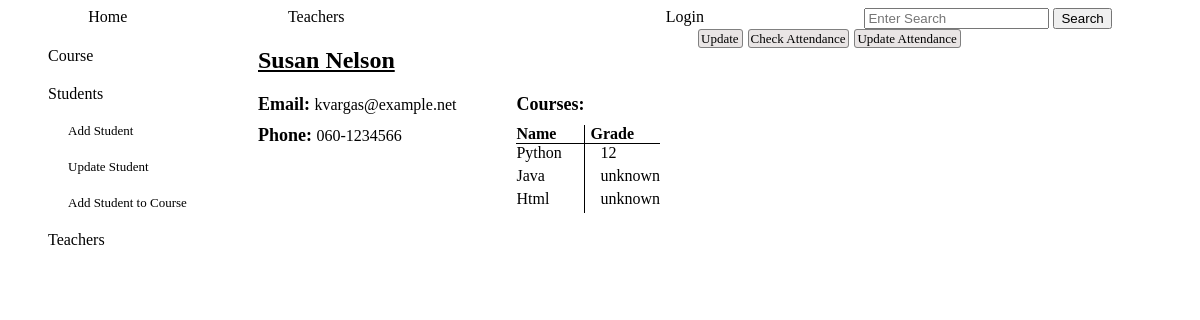
/student_info/1, run on an earlier commit of the app's database.
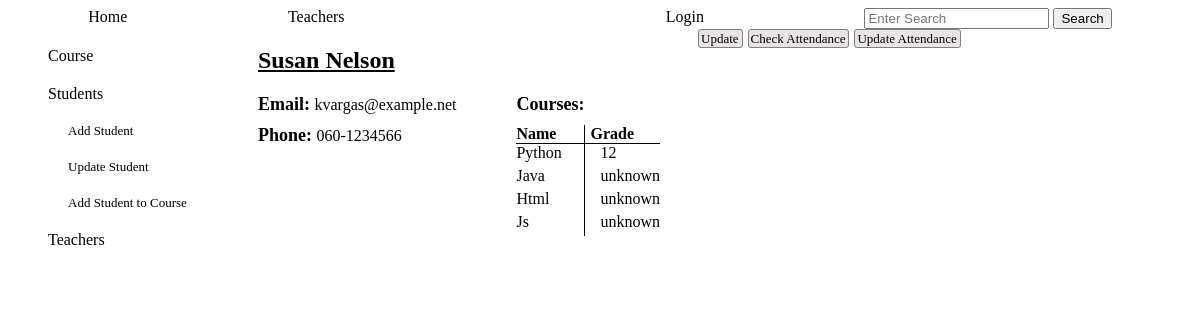
And on a later commit of the database.
### tables this page shows
CREATE TABLE courses (
        id INTEGER PRIMARY KEY,
        name TEXT NOT NULL,
        description TEXT,
        teacher_id TEXT NOT NULL,
        start TEXT,
        day TEXT,
        time TEXT, 
        FOREIGN KEY (teacher_id) REFERENCES teachers (id)
        );

CREATE TABLE students_courses (
        id INTEGER PRIMARY KEY,
        student_id INTEGER,
        course_id INTEGER,
        grade INTEGER DEFAULT "unknown",
        UNIQUE (student_id, course_id),
        FOREIGN KEY (student_id) REFERENCES students (id),
        FOREIGN KEY (course_id) REFERENCES courses (id)
    );

### app.py (the view)
@app.route('/student_info/<student_id>')
def student_info(student_id):
    log=check_log()
    admin_dict=chek_admin()
    student_dict={}
    student_dict['link1']=['create']
    student_dict['link2']=['create']
    student_dict['link3']=['create']
    student_dict['id']=student_id
    student=crud.read_if('*',"students","id", student_id)
    student_object=create_students_objects(student)
    student_dict['courses_title']='Courses: '
    student_dict['course_name']='Name'
    student_dict['course_grade']='Grade'
    courses=crud.read_if('course_id, grade','students_courses', 'student_id', student_id)
    if len(courses)==0:
        student_dict['courses']=''
        student_dict['no_courses']='The student is not enrolled for any of the courses'
        student_dict['form']=[]
    else:
        courses_names=[]
        for c in courses:
            c_g=namedtuple('C_grade', ['id','name','grade'])
            c_g.id=c[0]
            c_g.name=crud.course_name(c[0])
            c_g.grade=c[1]
            courses_names.append(c_g)
        student_dict['courses']=courses_names
        student_dict['no_courses']=''
        student_dict['form']=['create']
    return render_template('admin_students.html', log=log, admin_dict=admin_dict, student_object=student_object, student_dict=student_dict, student_attend='')

### app.py (called while the page is built)
def check_log(): #check if user is loged in or not
    log_result={}
    if "name" in session:
        link='/logout'
        log='Logout'
        log_result['link']=link
        log_result['log']=log
        return log_result
    else:
        link='/login'
        log='Login'
        log_result['link']=link
        log_result['log']=log
        return log_result

def chek_admin():#check if user is admin or not
    if "role" in session:
        if session['role']=='admin':
            admin_dict={}
            admin_dict['id']=session['id']
            admin_dict['link']=f"/administrator/{session['id']}"
            admin_dict['word']='Administrator'
            admin_dict['hello']=f"Hello {session['name']}- what do you want to do?"
            return admin_dict
        else:
            admin_dict=''
            return admin_dict

### crud.py (called while the page is built)
def read_if(column, table, value, condition):
    return query(f"SELECT {column} FROM {table} WHERE {value}='{condition}'")

def course_name(course_id):
    name=read_if('name', 'courses', 'id', course_id)
    name=name[0][0]
    return name

### templates/admin_students.html (shortened to what this page needs)
{% include "admin_nav_students.html" %}
    <div class="admin_students_main">
        <div class="main_student_info">
            {% for student in student_object %}
            <div class="title_info_student">
                <div class="info_student_name">{{student.name}}</div>
            </div>
            {% endfor %}
            <div class="main_course_detail">
                <div class="basic_course_info" >
                    {% for student in student_object %}
                    <div class="info_student_email"><span class="title_student">Email: </span>{{student.email}}</div>
                    <div class="info_student_phone"><span class="title_student">Phone: </span>{{student.phone}}</div>
                    {% endfor %}
                </div>
                <div class="info_student_courses">
                    <div class="title_student" style="margin-bottom: 10px;">{{student_dict.courses_title}}</div>
                    {% for f in student_dict.form %}
                    <div class="title_course_name">{{student_dict.course_name}}</div>
                    <div class="title_student_grade">{{student_dict.course_grade}}</div>
                    {% endfor %}
                    <div class="student_course_name">
                        {% for course in student_dict.courses %}
                        <div><a href="/course_info/{{course.id}}">{{course.name}}</a></div>
                        {% endfor %}
                    </div>
                    <div class="student_grade">
                        {% for course in student_dict.courses %}
                        <div class="">{{course.grade}}</div>
                        {% endfor %}
                    </div>
                    <div class="no_student_courses">{{student_dict.no_courses}}</div>
                </div>
            </div>
        </div>
    </div>
    <div class="info_more_links">
        {% for l in student_dict.link1 %}
        <div>
            <a href="/chosen_student/{{student_dict.id}}">Update</a>
        </div>
        {% endfor %}
        {% for l in student_dict.link2 %}
        <div>
            <a href="/attendance_student/{{student_dict.id}}">Check Attendance</a>
        </div>
        {% endfor %}
        {% for l in student_dict.link3 %}
        <div>
            <a href="/update_student_attendance/{{student_dict.id}}">Update Attendance</a>
        </div>
        {% endfor %}
    </div>
</div>

What changed in the data, as far as the page shows it:
now on this page (row unchanged): courses: name "Js"
added students_courses: grade "unknown"
